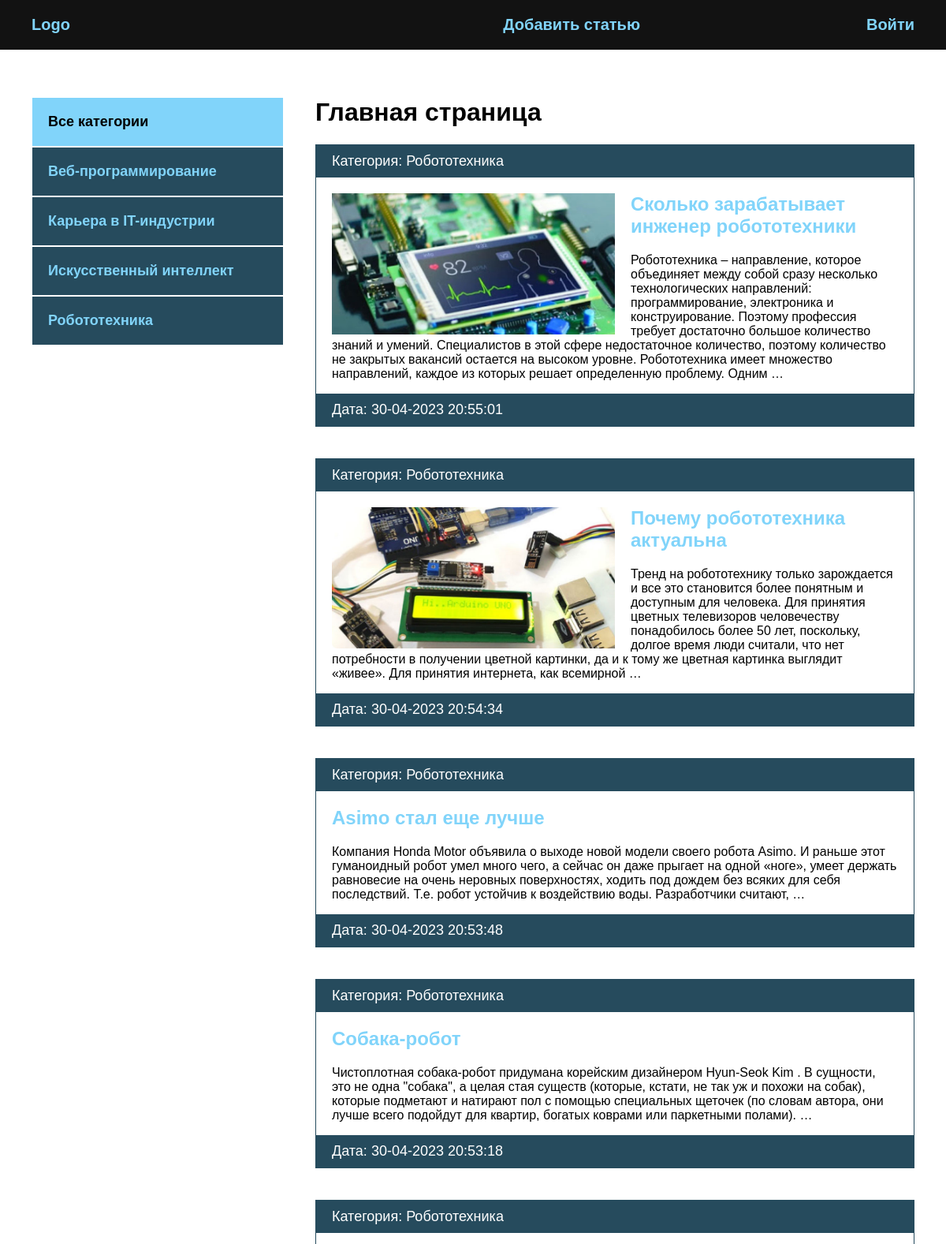
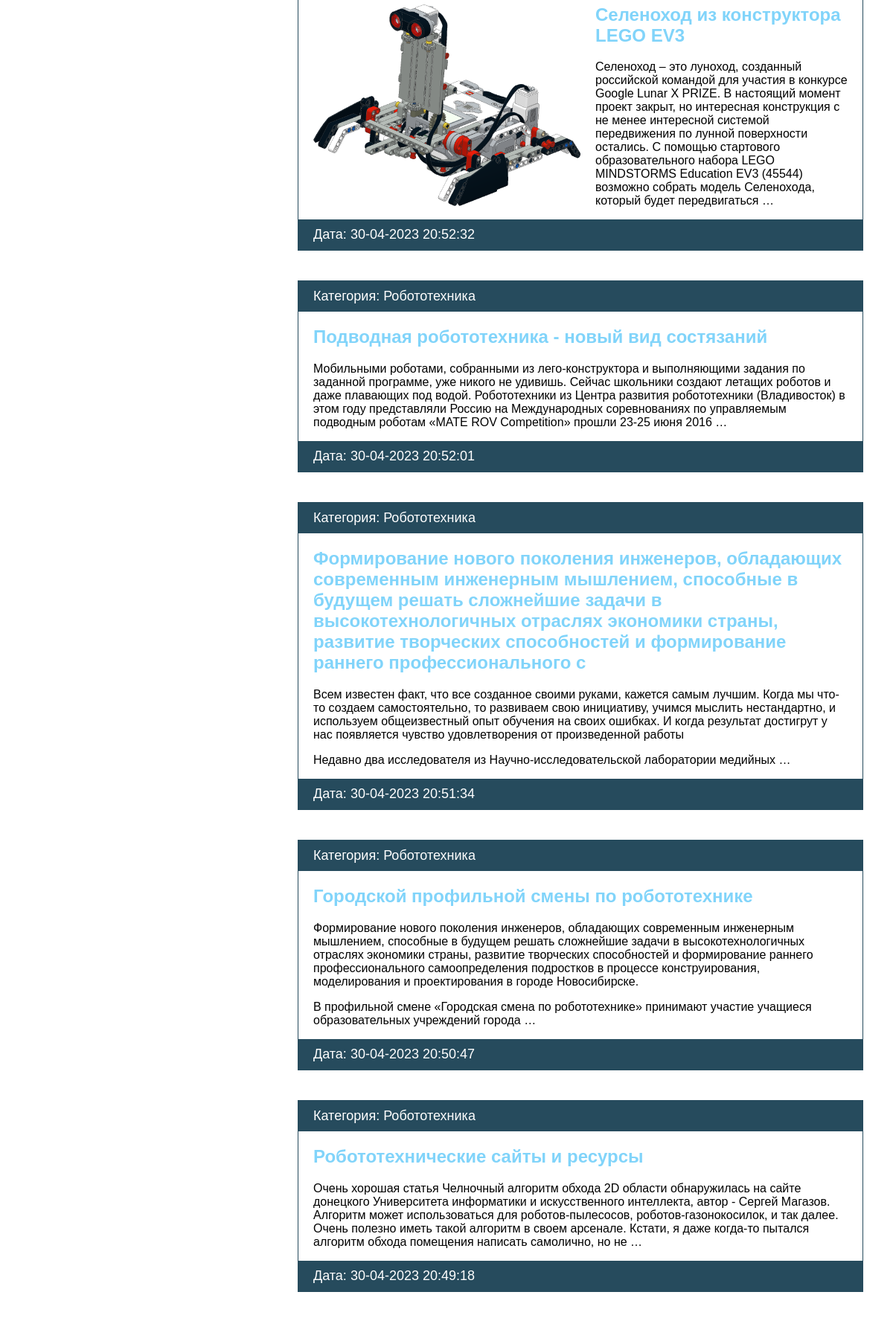
The page / (upper part) on the database its author committed (2 pictures, top to bottom).
### blog/models.py (models this page shows, shortened)
class Category(models.Model):
    name = models.CharField(max_length=100, verbose_name='Категория')  # название категории
    slug = models.SlugField(max_length=200, unique=True, verbose_name='URL')
    def __str__(self):
        return self.name
    class Meta:  # Это доп-й функционал кот-й мы можем дополнять к классу.
        verbose_name = 'Категория'  # verbose_name перевели элементы, которые перечисляются в единственном числе. В единственном числе.
        verbose_name_plural = 'Категории'  # Во множественном числе.

class Blog(models.Model):
    title = models.CharField(max_length=255, verbose_name='Название')  # обязательное для заполнения. verbose_name - относится к админке и отношения к БД не имеет.
    slug = models.SlugField(max_length=255, unique=True, verbose_name='URL')  # название транслитерации какой-то статьи, что-бы в адресной строке появлялось в место id если будем заходить на конкретную новость, либо запись, что бы в адресной строке прописывалось полностью название новости. Не может быть с одним и тем же названием.
    content = models.TextField(blank=True, verbose_name='Контент')  # контент статьи
    photo = models.ImageField(upload_to='photos/%Y/%m/%d', blank=True, verbose_name='Фото')  # Y-год, m - месяц, d - день
    time_created = models.DateTimeField(auto_now_add=True, verbose_name='Дата публикации')  # дата создания какой-то записи
    time_update = models.DateTimeField(auto_now=True, verbose_name='Дата обновления')  # фиксация даты обновления, будет фиксироваться автоматически, в момент когда мы будем создать какую-то запись.
    is_published = models.BooleanField(default=True, verbose_name='Опубликовано')  # может быть опубликована, может нет. По умолчанию опубликована.
    cat = models.ForeignKey('Category', on_delete=models.PROTECT, verbose_name='Категория')  # категория. Так как класс ниже, имя класса указываем в кавычках. Запрещается удалять записи из первичной модели, если она используется во вторичной, выдает исключение.
    def get_absolute_url(self):
        return reverse('post', kwargs={'post_slug': self.slug})  # post_slug - то что принимается в адресной строке, соединяем со slug из модели.
    class Meta:  # Это доп-1 функционал кот-й мы можем дополнять к классу.
        verbose_name = 'Новость'  # verbose_name перевели элементы, которые перечисляются в единственном числе. В единственном числе.
        verbose_name_plural = 'Новости'  # Во множественном числе.
        ordering = ['-time_created']  # сортировка по времени

### blog/views.py (the view)
# urls.py: path('', BlogHome.as_view(), name='index'), # as_views - привязать к маршруту. Т.е привязать текущий класс к текущему маршруту '' данного пути.
class BlogHome(DataMixin, ListView):
    model = Blog
    template_name = 'blog/index.html'  # куда будет выводиться HTML страница. template_name - как свойства в классе, они имеют определенное значение, что мы в них должны поместить. В Django есть стандартные названия шаблонов.
    context_object_name = 'posts'  # Имя объекта внутри шаблона. Специальная переменная которая будет выводить код в html шаблон. Берет данные из модели.
    def get_context_data(self, *, object_list=None, **kwargs):  # данный метод сущ-ет для любого класса который наследуется от ListView.
        context = super().get_context_data(**kwargs)  # get_context_data есть у родительского класса, получаем доступ к такому же get_context_data со всеми ключами и значениями.
        c_def = self.get_user_context(title='Главная страница')
        return dict(list(context.items()) + list(c_def.items()))
    def get_queryset(self) -> list:  # Верните список элементов для этого представления. Возвращаемое значение должно быть итеративным и может быть экземпляром QuerySet
        return Blog.objects.filter(is_published=True).select_related('cat')  # если статья опубликована. Берем из БД Blog только те записи которые будут опубликованы. select_related('cat') - связано с категорией из модели.

### blog/templatetags/blog_tags.py (called while the page is built)
@register.inclusion_tag('blog/list_categories.html')  # нужно указать что это включающий тег
def show_categories(sort=None, cat_selected=0):  # два принимаемых аргумента, они имеют значения по умолчанию. Их создали сами.
    if not sort:  # если нет сортировки
        cats = Category.objects.all()
    else:
        cats = Category.objects.order_by(sort)
    return {'cats': cats, 'cat_selected': cat_selected}  # если cat_selected заменится на другое значение, то будет оно, или по умолчанию.

### blog/utils.py (called while the page is built)
    def get_user_context(self, **kwargs):  # создадим контекст для шаблона
        context = kwargs # kwargs - в него будут приходить принимаемые аргументы
        cats = Category.objects.all()  # все категории
        context['menu'] = menu  # в конетексте у каждого пункта используется меню
        context['cats'] = cats  # к каждой статье принимается категория
        if 'cat_selected' not in context:  # если выделенная категория не находится в context
            context['cat_selected'] = 0  # категория не активная
        return context

### blog/templates/blog/index.html
{% extends 'blog/base.html' %}
{% block content %}
<h1>{{ title }}</h1>
<ul>
    {% for p in posts %}
    <li>
        <p class="first">Категория: {{ p.cat }}</p>
        <div class="text">
            {% if p.photo %}
            <img class="image" src="{{ p.photo.url }}" alt="">
            {% endif %}
            <h2>
                <a href="{{ p.get_absolute_url }}">{{ p.title }}</a>
            </h2>
            <p>{{ p.content|linebreaks|truncatewords:50 }}</p>
        </div>
        <p class="date">Дата: {{ p.time_update|date:'d-m-Y H:i:s' }}</p>
    </li>
    {% endfor %}
</ul>
{% endblock %}

### blog/templates/blog/list_categories.html
{% for c in cats %}
    {% if c.pk == cat_selected %}
        <li class="selected">{{ c.name }}</li>
    {% else %}
        <li><a href="{{ c.get_absolute_url }}">{{ c.name }}</a></li>
    {% endif %}
{% endfor %}

### blog/static/css/style.css (style rules this page uses)
body { margin: 0; padding: 0; background: #264b5d; font-family: Verdana, Geneva, Tahoma, sans-serif; }
ul { list-style: none; margin: 0; padding: 0; }
a { color: #81d4fa; text-decoration: none; padding: 20px; }
.sidebar a { padding: 20px; display: block; border: 1px solid #FFF; background: #264b5d; font-weight: bold; font-size: 18px; }
.main li { border: 1px solid #264b5d; margin-bottom: 40px; }
.first, .date { padding: 10px 20px; background: #264b5d; font-size: 18px; color: #FFF; margin: 0; }
.image { float: left; margin-right: 20px; max-width: 50%; }
.text { padding: 20px 20px 0; }
.text h2 { margin-top: 0; }
.text a { padding-left: 0; }

### rows shown on the page
Category: name "Веб-программирование"
Category: name "Карьера в IT-индустрии"
Category: name "Искусственный интеллект"
Category: name "Робототехника"
Blog: cat "Робототехника", photo (picture), title "Сколько зарабатывает инженер робототехники", content "Робототехника – направление, которое объединяет между собой сразу несколько технологических направлений: программирование, электроника и конструирование. Поэтому профессия требует достаточно большое количество знаний и умений. Специалистов в этой сфере недостаточное количество, поэтому количество не закрытых вакансий остается на высоком уровне. Робототехника имеет множество направлений, каждое из которых решает определенную проблему. Одним …", time_update "30-04-2023 20:55:01"
Blog: cat "Робототехника", photo (picture), title "Почему робототехника актуальна", content "Тренд на робототехнику только зарождается и все это становится более понятным и доступным для человека. Для принятия цветных телевизоров человечеству понадобилось более 50 лет, поскольку, долгое время люди считали, что нет потребности в получении цветной картинки, да и к тому же цветная картинка выглядит «живее». Для принятия интернета, как всемирной …", time_update "30-04-2023 20:54:34"
Blog: cat "Робототехника", title "Asimo стал еще лучше", content "Компания Honda Motor объявила о выходе новой модели своего робота Asimo. И раньше этот гуманоидный робот умел много чего, а сейчас он даже прыгает на одной «ноге», умеет держать равновесие на очень неровных поверхностях, ходить под дождем без всяких для себя последствий. Т.е. робот устойчив к воздействию воды. Разработчики считают, …", time_update "30-04-2023 20:53:48"
Blog: cat "Робототехника", title "Cобака-робот", content "Чистоплотная собака-робот придумана корейским дизайнером Hyun-Seok Kim . В сущности, это не одна \"собака\", а целая стая существ (которые, кстати, не так уж и похожи на собак), которые подметают и натирают пол с помощью специальных щеточек (по словам автора, они лучше всего подойдут для квартир, богатых коврами или паркетными полами). …", time_update "30-04-2023 20:53:18"
Blog: cat "Робототехника", photo (picture), title "Селеноход из конструктора LEGO EV3", content "Селеноход – это луноход, созданный российской командой для участия в конкурсе Google Lunar X PRIZE. В настоящий момент проект закрыт, но интересная конструкция с не менее интересной системой передвижения по лунной поверхности остались. С помощью стартового образовательного набора LEGO MINDSTORMS Education EV3 (45544) возможно собрать модель Селенохода, который будет передвигаться …", time_update "30-04-2023 20:52:32"
Blog: cat "Робототехника", title "Подводная робототехника - новый вид состязаний", content "Мобильными роботами, собранными из лего-конструктора и выполняющими задания по заданной программе, уже никого не удивишь. Сейчас школьники создают летащих роботов и даже плавающих под водой. Робототехники из Центра развития робототехники (Владивосток) в этом году представляли Россию на Международных соревнованиях по управляемым подводным роботам «MATE ROV Competition» прошли 23-25 июня 2016 …", time_update "30-04-2023 20:52:01"
Blog: cat "Робототехника", title "Формирование нового поколения инженеров, обладающих современным инженерным мышлением, способные в будущем решать сложнейшие задачи в высокотехнологичных отраслях экономики страны, развитие творческих способностей и формирование раннего профессионального с", content "Всем известен факт, что все созданное своими руками, кажется самым лучшим. Когда мы что-то создаем самостоятельно, то развиваем свою инициативу, учимся мыслить нестандартно, и используем общеизвестный опыт обучения на своих ошибках. И когда результат достигрут у нас появляется чувство удовлетворения от произведенной работы Недавно два исследователя из Научно-исследовательской лаборатории медийных …", time_update "30-04-2023 20:51:34"
Blog: cat "Робототехника", title "Городской профильной смены по робототехнике", content "Формирование нового поколения инженеров, обладающих современным инженерным мышлением, способные в будущем решать сложнейшие задачи в высокотехнологичных отраслях экономики страны, развитие творческих способностей и формирование раннего профессионального самоопределения подростков в процессе конструирования, моделирования и проектирования в городе Новосибирске. В профильной смене «Городская смена по робототехнике» принимают участие учащиеся образовательных учреждений города …", time_update "30-04-2023 20:50:47"
Blog: cat "Робототехника", title "Робототехнические сайты и ресурсы", content "Очень хорошая статья Челночный алгоритм обхода 2D области обнаружилась на сайте донецкого Университета информатики и искусственного интеллекта, автор - Сергей Магазов. Алгоритм может использоваться для роботов-пылесосов, роботов-газонокосилок, и так далее. Очень полезно иметь такой алгоритм в своем арсенале. Кстати, я даже когда-то пытался алгоритм обхода помещения написать самолично, но не …", time_update "30-04-2023 20:49:18"

### other values the page prints
{{ m.title }} "Добавить статью" "Войти"
{{ title }} "Главная страница"
